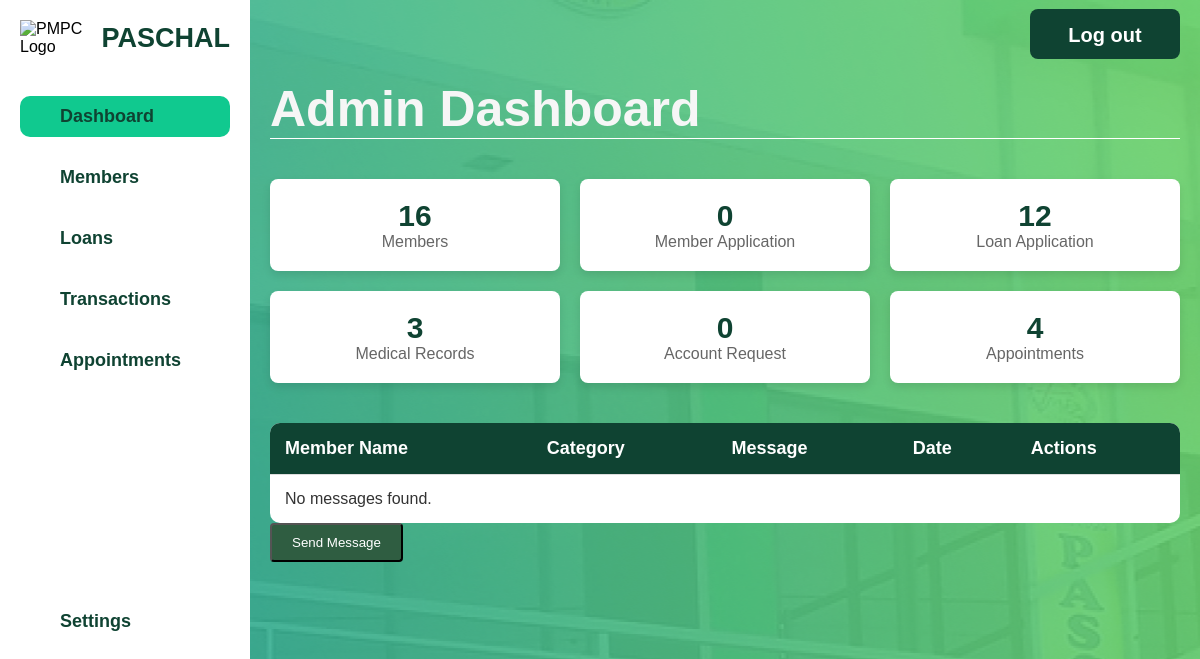
Before: /admin/admin.php with the older database file.
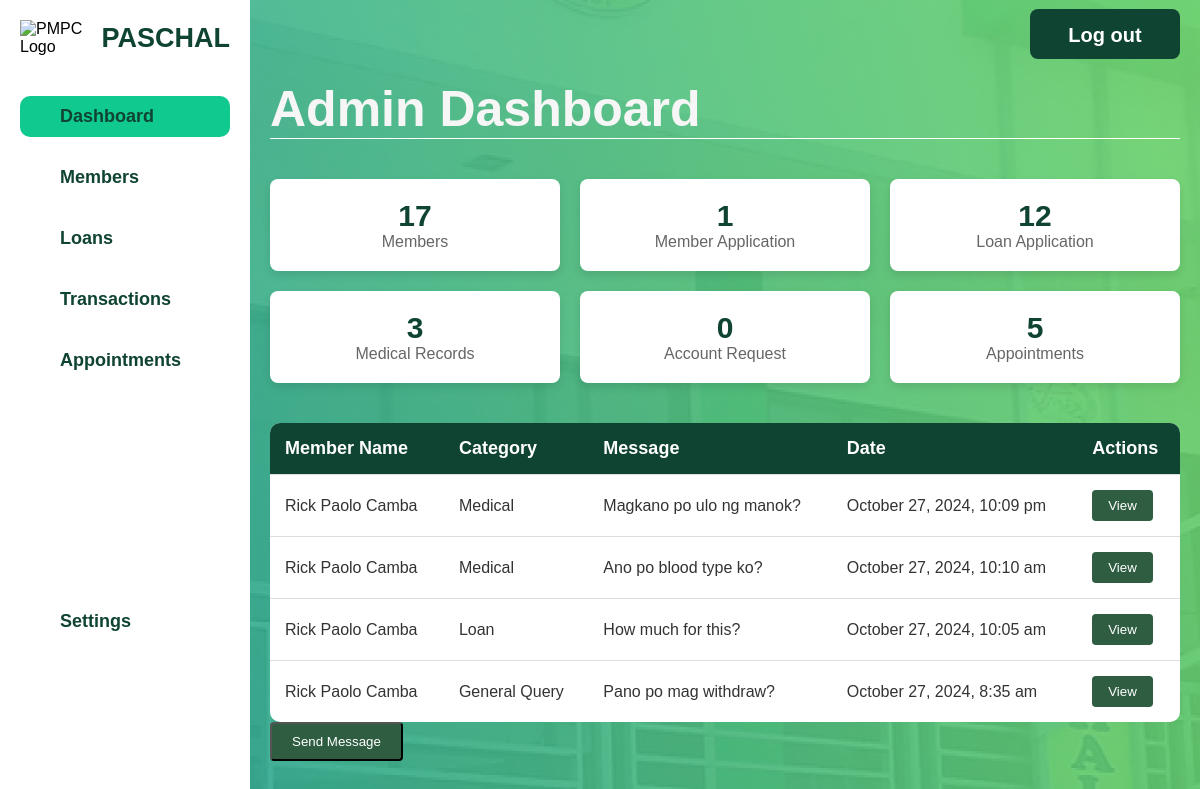
After: the same page with the newer database file.
### tables this page shows
CREATE TABLE `admin_messages` (
  `MessageID` int(11) NOT NULL,
  `MemberID` int(11) DEFAULT NULL,
  `Category` varchar(255) DEFAULT NULL,
  `MessageContent` text DEFAULT NULL,
  `DateSent` datetime DEFAULT NULL,
  `isReplied` tinyint(1) DEFAULT 0
);

### html/admin/admin.php (the view, shortened to what this page needs)
<?php
$servername = "localhost";
$dbUsername = "root";
$dbPassword = "";
$dbname = "pmpc";
$conn = new mysqli($servername, $dbUsername, $dbPassword, $dbname);
$totalMembersQuery = "SELECT COUNT(*) as total FROM member";
$totalMembersResult = $conn->query($totalMembersQuery);
$totalMembers = $totalMembersResult->fetch_assoc()['total'];
$activeMemberApplicationsQuery = "SELECT COUNT(*) as total FROM membership_application WHERE Status = 'In Progress'";
$activeMemberApplicationsResult = $conn->query($activeMemberApplicationsQuery);
$activeMemberApplications = $activeMemberApplicationsResult->fetch_assoc()['total'];
$loanApplicationsQuery = "SELECT COUNT(*) as total FROM loanapplication";
$loanApplicationsResult = $conn->query($loanApplicationsQuery);
$loanApplications = $loanApplicationsResult->fetch_assoc()['total'];
$medicalRecordsQuery = "SELECT COUNT(*) as total FROM medical";
$medicalRecordsResult = $conn->query($medicalRecordsQuery);
$medicalRecords = $medicalRecordsResult->fetch_assoc()['total'];
$accountRequestsQuery = "SELECT COUNT(*) as total FROM Account_request";
$accountRequestsResult = $conn->query($accountRequestsQuery);
$accountRequests = $accountRequestsResult->fetch_assoc()['total'];
$appointmentsQuery = "SELECT COUNT(*) as total FROM appointments";
$appointmentsResult = $conn->query($appointmentsQuery);
$appointments = $appointmentsResult->fetch_assoc()['total'];
$messagesQuery = "SELECT CONCAT(m.FirstName, ' ', m.LastName) AS MemberName,
                         a.Category, a.MessageContent, a.DateSent, a.MessageID
                  FROM admin_messages a
                  JOIN member m ON a.MemberID = m.MemberID
                  ORDER BY a.DateSent DESC";
$messagesResult = $conn->query($messagesQuery);
?>
<!DOCTYPE html>
<html lang="en">
<head>
    <link rel="stylesheet" href="../../css/admin-dashboard.css">
    <link rel="stylesheet" href="../../css/member-general.css">
    <link rel="stylesheet" href="../../css/admin.css">
</head>
<body>
    <div class="container">
        <div class="sidebar">
            <div class="logo-container">
                <div class="logo">
                    <img src="../../assets/pmpc-logo.png" alt="PMPC Logo">
                </div>
                <h2 class="pmpc-text">PASCHAL</h2>
            </div>
            <ul class="sidebar-menu">
                <li><a href="admin.php" class="active">Dashboard</a></li>
                <li><a href="admin-members.php">Members</a></li>
                <li><a href="admin-loans.php">Loans</a></li>
                <li><a href="admin-transactions.php">Transactions</a></li>
                <li><a href="admin-appointments.php">Appointments</a></li>
            </ul>
            <ul class="sidebar-settings">
                <li><a href="admin-settings.html">Settings</a></li>
            </ul>
        </div>
        <div class="main-content">
            <header>
                <h1>Admin Dashboard</h1>
                <button class="logout-button" onclick="redirectToIndex()">Log out</button>
            </header>
            <section class="dashboard-metrics">
                <div class="metric-box">
                    <h3><?php echo $totalMembers; ?></h3>
                    <p>Members</p>
                </div>
                <div class="metric-box">
                    <h3><?php echo $activeMemberApplications; ?></h3>
                    <p>Member Application</p>
                </div>
                <div class="metric-box">
                    <h3><?php echo $loanApplications; ?></h3>
                    <p>Loan Application</p>
                </div>
                <div class="metric-box">
                    <h3><?php echo $medicalRecords; ?></h3>
                    <p>Medical Records</p>
                </div>
                <div class="metric-box">
                    <h3><?php echo $accountRequests; ?></h3>
                    <p>Account Request</p>
                </div>
                <div class="metric-box">
                    <h3><?php echo $appointments; ?></h3>
                    <p>Appointments</p>
                </div>
            </section>
            <section class="inbox-section">
                <table class="inbox-table">
                    <thead>
                        <tr>
                            <th>Member Name</th>
                            <th>Category</th>
                            <th>Message</th>
                            <th>Date</th>
                            <th>Actions</th>
                        </tr>
                    </thead>
                    <tbody id="inboxMessages">
                        <?php
                        if ($messagesResult->num_rows > 0) {
                            while ($message = $messagesResult->fetch_assoc()) {
                                echo "<tr>
                                    <td>{$message['MemberName']}</td>
                                    <td>{$message['Category']}</td>
                                    <td>{$message['MessageContent']}</td>
                                    <td>" . date('F j, Y, g:i a', strtotime($message['DateSent'])) . "</td>
                                    <td><button class='view-btn' onclick='showViewMessageModal({$message['MessageID']})'>View</button></td>
                                </tr>";
                            }
                        } else {
                            echo "<tr><td colspan='5'>No messages found.</td></tr>";
                        }
                        ?>
                    </tbody>
                </table>
            </section>
            <button class="send-message-button" onclick="openSendMessageModal()">Send Message</button>
        </div>
    </div>
</body>

### css/admin-dashboard.css (style rules this page uses)
.inbox-section { margin-top: 40px; }
.inbox-table { width: 100%; border-collapse: collapse; background-color: white; border-radius: 10px; overflow: hidden; }
.inbox-table thead { background-color: #0F4332; color: white; font-size: 18px; font-weight: bold; }
.inbox-table th, .inbox-table td { padding: 15px; text-align: left; border-bottom: 1px solid #ddd; }
.inbox-table td { font-size: 16px; color: #333; }
.inbox-table tr:last-child td { border-bottom: none; }
.view-btn, .reply-btn { background-color: #2f5d41; color: white; padding: 8px 16px; border-radius: 4px; cursor: pointer; border: none; }
.send-message-button { background-color: #2f5d41; color: white; padding: 10px 20px; border-radius: 4px; cursor: pointer; margin-bottom: 20px; }

### css/member-general.css (style rules this page uses)
* { margin: 0; padding: 0; box-sizing: border-box; font-family: 'Poppins', Arial, Helvetica, sans-serif; }
html, body { height: 100%; font-family: 'Poppins', Arial, Helvetica, sans-serif; }
body { background-image: url('../assets/bg.jpg'); background-size: auto; background-position: center; background-repeat: repeat; }
.container { display: flex; width: 100%; height: 100vh; }
.sidebar { width: 250px; background-color: #fff; display: flex; flex-direction: column; padding: 20px; position: fixed; height: 100vh; }
.logo-container { display: flex; align-items: center; margin-bottom: 20px; }
.logo img { width: 70px; height: auto; margin-right: 10px; }
.pmpc-text { font-size: 27px; color: #0F4332; font-weight: 800; }
.sidebar-menu { list-style: none; padding: 0; }
.sidebar-menu li { margin: 20px 0; }
.sidebar-settings { list-style: none; padding-left: 0; margin-bottom: 20px; }
.sidebar-menu a { color: #0F4332; text-decoration: none; font-size: 18px; font-weight: bold; display: block; padding: 10px 40px; transition: background-color 0.3s ease; }
.sidebar-menu a.active, .sidebar-menu a:hover { background-color: #10C98F; border-radius: 10px; }
.sidebar-settings li { margin: 0; }
.sidebar-settings a { color: #0F4332; text-decoration: none; font-size: 18px; font-weight: bold; padding: 10px 40px; display: block; transition: background-color 0.3s ease; margin-top:200px; }
.main-content { margin-left: 250px; padding: 20px; width: calc(100% - 250px); }
header { display: flex; justify-content: space-between; align-items: center; padding-top: 60px; border-bottom: 1.5px solid #ffffff; margin-bottom: 20px; }
header h1 { font-size: 50px; font-weight: 800; color: #f6f6f6; }
.logout-button { background-color: #0F4332; color: rgb(255, 255, 255); border-radius: 8px; margin-top: -150px; font-size: 20px; font-weight: bold; width: 150px; height: 50px; padding: 15px 25px; border: none; cursor: pointer; transition: background-color 0.3s ease; }

### css/admin.css (style rules this page uses)
.dashboard-metrics { display: grid; grid-template-columns: repeat(3, 1fr); gap: 20px; margin-top: 40px; }
.metric-box { background-color: white; padding: 20px; border-radius: 8px; text-align: center; box-shadow: 0px 4px 8px rgba(0, 0, 0, 0.1); }
.metric-box h3 { font-size: 30px; color: #0F4332; }
.metric-box p { font-size: 16px; color: #666; }

Changed rows visible on the page:
added admin_messages: MemberName "Rick Paolo Camba", Category "Medical", MessageContent "Magkano po ulo ng manok?", DateSent "October 27, 2024, 10:09 pm"
added admin_messages: MemberName "Rick Paolo Camba", Category "Medical", MessageContent "Ano po blood type ko?", DateSent "October 27, 2024, 10:10 am"
added admin_messages: MemberName "Rick Paolo Camba", Category "Loan", MessageContent "How much for this?", DateSent "October 27, 2024, 10:05 am"
added admin_messages: MemberName "Rick Paolo Camba", Category "General Query", MessageContent "Pano po mag withdraw?", DateSent "October 27, 2024, 8:35 am"
Other visible differences:
$totalMembers: "16" → "17"
$activeMemberApplications: "0" → "1"
$appointments: "4" → "5"
text no longer shown: "No messages found."
